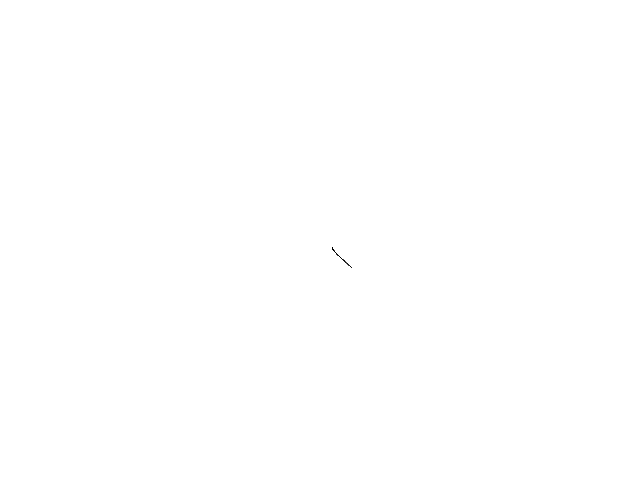
Frame 1 (no input)
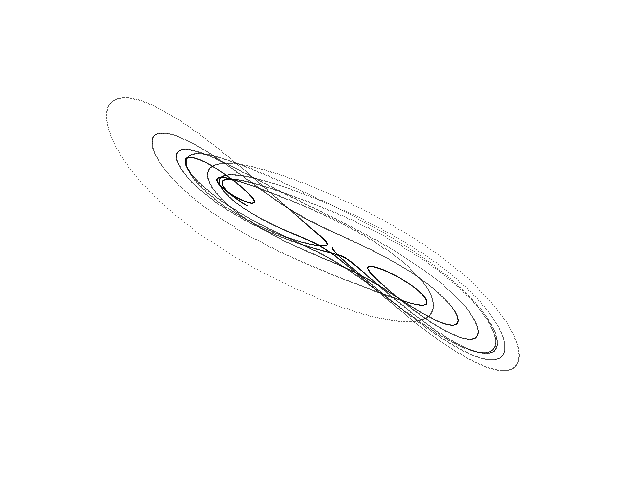
Frame 60 (the mouse pressed at the canvas centre just before this capture)
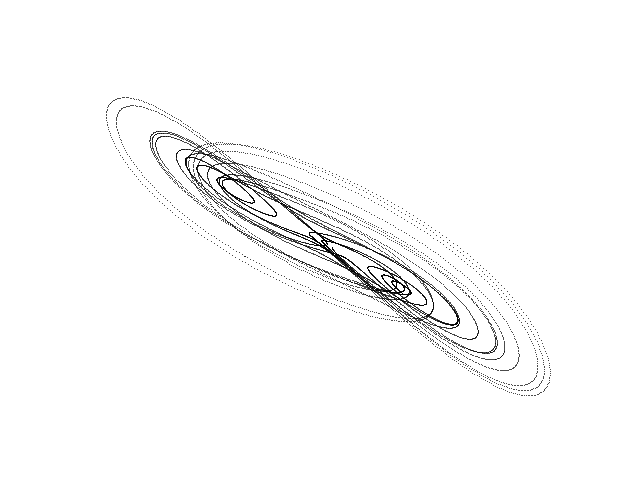
Frame 120 (the mouse held since frame 60 and released just before this capture)

The Processing sketch that drew these frames (run headless with seeded random() and noise(); from frame 60 on, the mouse is pressed at the canvas centre):

// Processing sketch: Hyperchaotic_Cai
// ── Hyperchaotic_Cai.pde
// Cai hyperchaotic attractor //

  float x = 1.0;
  float y = 1.0;
  float z = 20.0;
  float w = 10.0;
  float dt = 0.001;
  float a = 27.5;
  float b = 3.0;
  float c = 19.3;
  float d = 2.9;
  float e = 3.3;


void setup() {
  
  size(640, 480);
  background(255);
  
}

void draw() {
  
  for (int i=0; i<100; i++) {
    
    float nx = x;
    float ny = y;
    float nz = z;
    float nw = w;
    
    x = nx + dt * (a * (ny - nx));
    y = ny + dt * (b * nx + c * ny - nx * nz + nw);
    z = nz + dt * (-d * nz + pow(ny, 2.0));
    w = nw + dt * (-e * nx);
    
    point(320 + (12 * x), 240 + (7 * y));
        
  }

}
